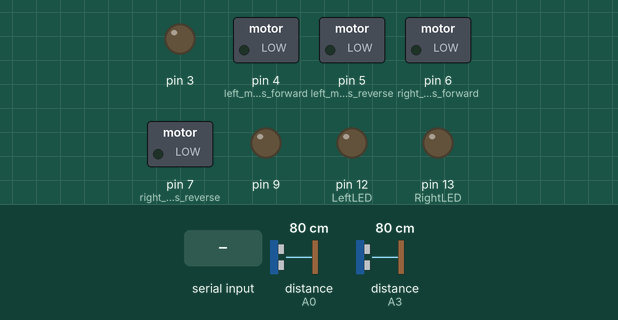
Bench run of a sketch on a simulated Arduino Uno, built with avr-gcc and run on an emulated ATmega328P. Parts: switched loads named in the sketch (green lamp = pin HIGH), output pins drawn as LEDs (lit = HIGH). Wiring (inferred from the names in the program): 2 × ultrasonic range finder: trigger A1, echo A0 / trigger A2, echo A3. Inputs (shaded band) come from the test bench; at power-on: distance to the obstacle (sensors on A0, A3) 80 cm. The echo pulse lasts 58.3 µs per cm; pins used as bus, display or sensor lines are not drawn; what the sketch prints to the serial monitor is not drawn.

Above: at 1.2 s.
1.3 s: "F" received over the second serial link
At 2.1 s:
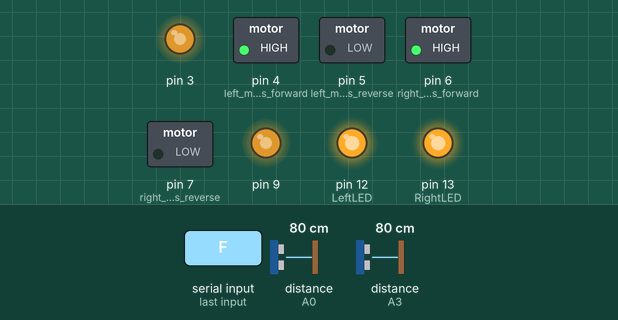
2.8 s: "B" received over the second serial link
At 3.9 s:
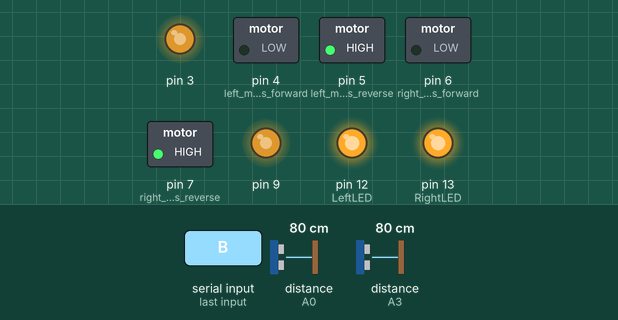
4.3 s: "L" received over the second serial link
At 4.7 s:
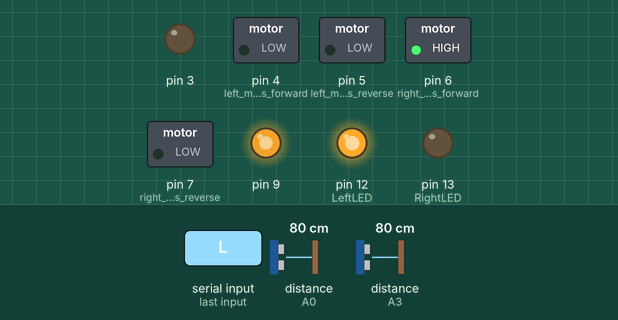
5.8 s: "R" received over the second serial link
At 6.5 s:
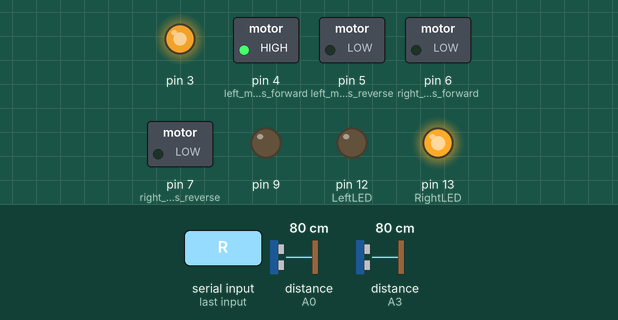
Timing chart, 0 to 8.8 s (numbered marks = the images above; inputs shaded):
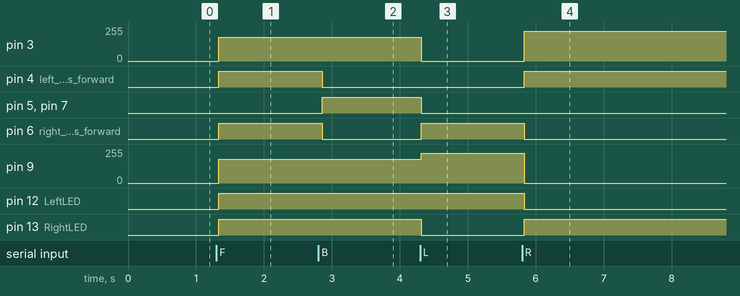

The sketch:

Receiver_Code.ino
```cpp
#include <SoftwareSerial.h>
SoftwareSerial EEBlue(10, 11); // RX | TX

#define echoPin1 A3
#define triggerPin1 A2

#define echoPin2 A0
#define triggerPin2 A1

#define LeftLED 12
#define RightLED 13

char t;
bool enb_f = true;
bool enb_b = true;
long highPulseDuration;
int calculatedDistanceCm;

void setup() {
pinMode(3,OUTPUT);
pinMode(9,OUTPUT);
pinMode(4,OUTPUT);   //left motors forward
pinMode(5,OUTPUT);   //left motors reverse
pinMode(6,OUTPUT);   //right motors forward
pinMode(7,OUTPUT);   //right motors reverse
pinMode(triggerPin1, OUTPUT); // Sets the trigPin as an OUTPUT
pinMode(echoPin1, INPUT); // Sets the echoPin as an INPUT
pinMode(triggerPin2, OUTPUT); // Sets the trigPin as an OUTPUT
pinMode(echoPin2, INPUT); // Sets the echoPin as an INPUT
pinMode(LeftLED,OUTPUT);
pinMode(RightLED,OUTPUT);
Serial.begin(9600);
EEBlue.begin(9600);
}

void loop() {
bluetoothControl(); //Bluetooth control function
double fd = front_UltrasonicSensor(); //Front Ultrasonic Sensor
double bd = back_UltrasonicSensor(); //Back Ultrasonic Sensor

if (fd<30.0){
  enb_f = false;
}else{
  enb_f = true;
}

if (bd<30.0){
  enb_b = false;
}else{
  enb_b = true;
}

}

void bluetoothControl() {
  //Get the Bluetooth control remote values
  if(EEBlue.available()){
  t = EEBlue.read();
  Serial.println(t);

    if ((t == 'F')&&(enb_f)) {
      forward();
    }
    else if ((t == 'B')&&(enb_b)) {
      backward();
    }
    else if (t == 'L') {
      left();
    }
    else if (t == 'R') {
      right();
    }
    else if (t == 'S') {
      Stop();
    }
    else{
      Stop();
    }
  }
}

/******************Motor functions*****************/
void forward() {
  digitalWrite(6,HIGH);
  digitalWrite(4,HIGH);
  digitalWrite(7,LOW);
  digitalWrite(5,LOW);
  digitalWrite(LeftLED,HIGH);
  digitalWrite(RightLED,HIGH);
  analogWrite(3,180);
  analogWrite(9,180);
}
void backward() {
  digitalWrite(7,HIGH);
  digitalWrite(5,HIGH);
  digitalWrite(6,LOW);
  digitalWrite(4,LOW);
  digitalWrite(LeftLED,HIGH);
  digitalWrite(RightLED,HIGH);
  analogWrite(3,180);
  analogWrite(9,180);
}
void right() {
  digitalWrite(4,HIGH);
  digitalWrite(5,LOW);
  digitalWrite(6,LOW);
  digitalWrite(7,LOW);
  digitalWrite(LeftLED,LOW);
  digitalWrite(RightLED,HIGH);
  analogWrite(3,225);
  analogWrite(9,0);
}
void left() {
  digitalWrite(6,HIGH);
  digitalWrite(4,LOW);
  digitalWrite(5,LOW);
  digitalWrite(7,LOW);
  digitalWrite(LeftLED,HIGH);
  digitalWrite(RightLED,LOW);
  analogWrite(3,0);
  analogWrite(9,225);
}
void Stop() {
  digitalWrite(4,LOW);
  digitalWrite(5,LOW);
  digitalWrite(6,LOW);
  digitalWrite(7,LOW);
  digitalWrite(LeftLED,LOW);
  digitalWrite(RightLED,LOW);
  analogWrite(3,0);
  analogWrite(9,0);
}

/* -------------------Front Ultrasonic sensor-----------------------*/

double front_UltrasonicSensor()
{
  //Set the trigPin to low, before setting it to high for the pulse
   digitalWrite(triggerPin1, LOW);
   delayMicroseconds(5);

   // Create the 10 seconds pulse on the trig pin
   digitalWrite(triggerPin1, HIGH);
   delayMicroseconds(10);

   // Set the pin to low to end the pulse
   digitalWrite(triggerPin1, LOW);

   // Read the duration of the high pulse on the echo pin
   highPulseDuration = pulseIn(echoPin1, HIGH);

   // Calculating the distance
   calculatedDistanceCm = highPulseDuration * 0.034 / 2; // Speed of sound wave divided by 2 (go and back)

   Serial.print("Calculated Distance: ");
   Serial.print(calculatedDistanceCm);
   Serial.println(" cm");
   return calculatedDistanceCm;
   // Displays the distance on the Serial Monitor
}

/*-------------------Back Ultrasonic Sensor----------------------*/

double back_UltrasonicSensor()
{
  //Set the trigPin to low, before setting it to high for the pulse
   digitalWrite(triggerPin2, LOW);
   delayMicroseconds(5);

   // Create the 10 seconds pulse on the trig pin
   digitalWrite(triggerPin2, HIGH);
   delayMicroseconds(10);

   // Set the pin to low to end the pulse
   digitalWrite(triggerPin2, LOW);

   // Read the duration of the high pulse on the echo pin
   highPulseDuration = pulseIn(echoPin2, HIGH);

   // Calculating the distance
   calculatedDistanceCm = highPulseDuration * 0.034 / 2; // Speed of sound wave divided by 2 (go and back)

   Serial.print("Calculated Distance: ");
   Serial.print(calculatedDistanceCm);
   Serial.println(" cm");
   return calculatedDistanceCm;
  // Displays the distance on the Serial Monitor
}
```

Measured:
- after the input at 1.3 s, pin 3, pin 9: 0/255 → 180/255 at once; pin 4 (left_motors_forward), pin 6 (right_motors_forward), pin 12 (LeftLED), pin 13 (RightLED): LOW → HIGH at once
- after the input at 2.8 s, pin 4 (left_motors_forward), pin 6 (right_motors_forward): HIGH → LOW after 0.06 s; pin 5 (left_motors_reverse), pin 7 (right_motors_reverse): LOW → HIGH after 0.06 s
- after the input at 4.3 s, pin 3: 180/255 → 0/255 at once; pin 5 (left_motors_reverse), pin 7 (right_motors_reverse), pin 13 (RightLED): HIGH → LOW at once; pin 6 (right_motors_forward): LOW → HIGH at once; pin 9: 180/255 → 225/255 at once
- after the input at 5.8 s, pin 3: 0/255 → 225/255 at once; pin 4 (left_motors_forward), pin 13 (RightLED): LOW → HIGH at once; pin 6 (right_motors_forward), pin 12 (LeftLED): HIGH → LOW at once; pin 9: 225/255 → 0/255 at once
